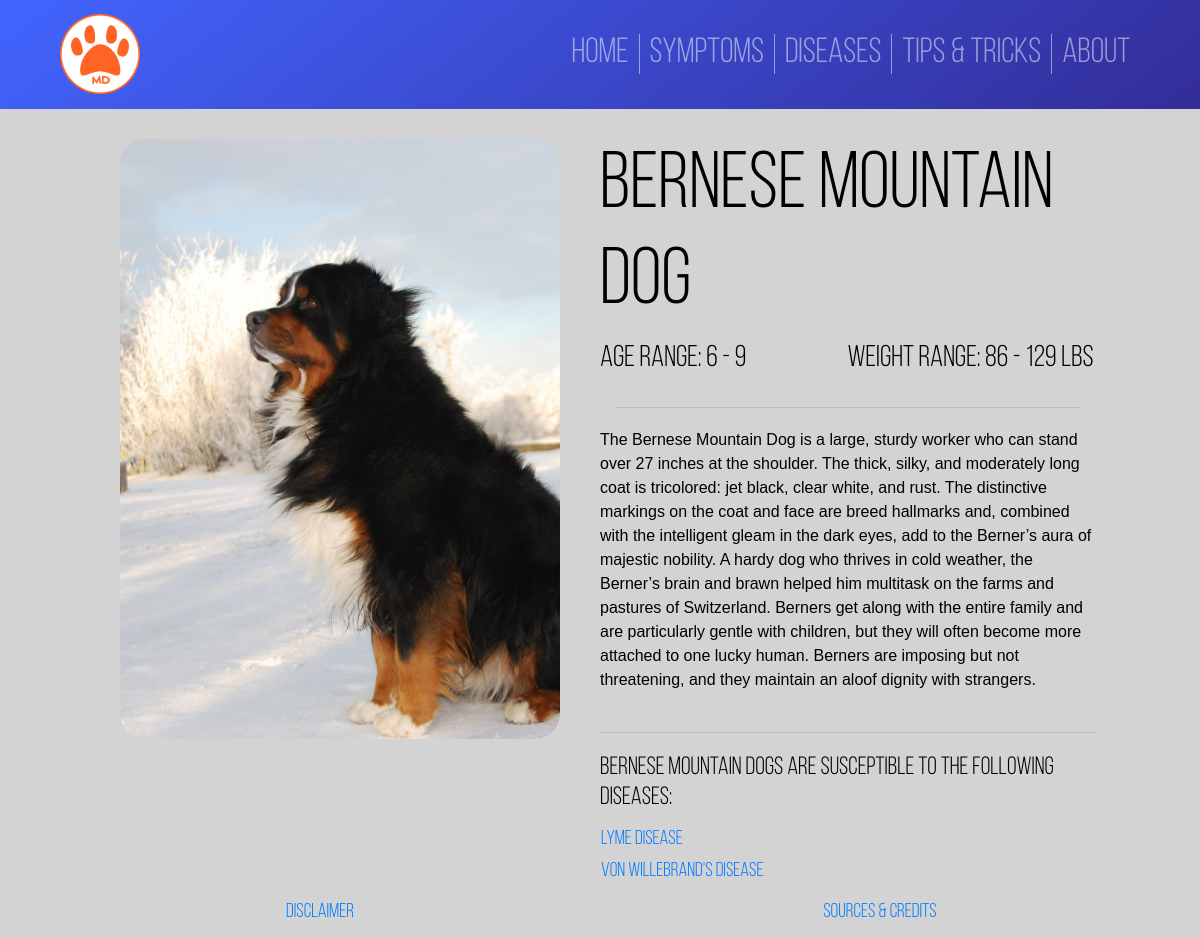
The page /Home/breed.php?breed_id=3 on the database its author committed.
### tables this page shows
CREATE TABLE `breeds` (
  `Bre_id` int(11) DEFAULT NULL,
  `Bre_name` varchar(50) DEFAULT NULL,
  `Bre_code` char(3) DEFAULT NULL,
  `image` text,
  `age` int(11) DEFAULT NULL,
  `weight` float DEFAULT NULL,
  `description` text
);

CREATE TABLE `diseases` (
  `Dis_id` int(11) NOT NULL,
  `Dis_name` varchar(128) NOT NULL,
  `Dis_common` varchar(64) DEFAULT NULL,
  `Description` varchar(3000) DEFAULT NULL,
  `Transmission` varchar(3000) DEFAULT NULL,
  `Prevention` varchar(3000) DEFAULT NULL,
  `Treatment` varchar(3000) DEFAULT NULL,
  `Picture` varchar(256) DEFAULT NULL,
  `Reference` varchar(256) DEFAULT NULL,
  PRIMARY KEY (`Dis_id`)
);

### Home/breed.php (the view, shortened to what this page needs)
<!DOCTYPE html>
<html lang="en">
<head>
    <?php
        include("../Master/header.php");
        include("../Master/connection.php");
    ?>
    <?php
        $breed_id = $_GET['breed_id'];
        $getBreedInfo = $conn->prepare("SELECT * FROM Breeds WHERE Bre_id=?");
        $getBreedInfo->bind_param("i", $breed_id);
        $getBreedInfo->execute();
        $result = $getBreedInfo->get_result();
        while($row = $result->fetch_assoc()){
            $name = $row["Bre_name"];
            $imgSrc = $row["image"];
            $age = $row["age"];
            $weight = $row["weight"];
            $description = $row["description"];
        }
        $getConnect_BD = $conn->prepare("SELECT Dis_name FROM connect_bd JOIN diseases on diseases.dis_id = connect_bd.dis_id and Bre_id = ?");
        $getConnect_BD->bind_param("i", $breed_id);
        $getConnect_BD->execute();
        $connect_bd = $getConnect_BD->get_result();
    ?>
</head>
<body>
    <div class="page-container">
        <br>
        <div class="row" id="top">
            <div class="col-lg-6" id="image_container">
                <img id="image" src="../<?php echo $imgSrc; ?>">
            </div>
            <div class="col-lg-6">
                <div class="row" id="divName"><h1 id="name"><?php echo $name; ?></h1></div>
                <div class="row" id="ageweight">
                    <div class="col-lg-6 p-0"><h3 id="age">Age range: <?php echo $age-2, ' - ', $age+1; ?></h3></div>
                    <div class="col-lg-6 p-0"><h3 id="weight">Weight range: <?php echo $weight-($weight*0.2), ' - ', $weight+($weight*0.2); ?> lbs</h3></div>
                </div>
                <hr>
                <div class="row">
                    <p id="description"><?php echo $description; ?></p>
                </div>
                <div class="row">
                    <div>
                        <?php
                            if($connect_bd->num_rows > 0){
                                echo '<hr><h5>'.$name.'s are susceptible to the following diseases:</h5>';
                            }
                        ?>
                    </div>
                </div>
                <div class="row">
                    <table>
                    <?php
                        while($row = $connect_bd->fetch_assoc()){
                            $dis_name = $row["Dis_name"];
                            echo '<tr><td><a class="disease_row" href="#'.$dis_name.'">'.$dis_name.'</a></td></tr>';
                        }
                    ?>
                    </table>
                </div>
            </div>
        </div>
    </div>
    <?php include("../Master/footer.php");?>
</body>
</html>

### Master/Master_CSS/main.css (style rules this page uses)
:root { font-size: 20px; font-family: 'Bebas Neue'; --text-primary: #000000; --text-secondary: #FF6425; --bg-primary: linear-gradient(to bottom right, #ffae00, rgb(255, 0, 179)); --primary: #FF6425; }
body { color: var(--text-primary); font-family: "Bebas Neue Book"; background-color: lightgray; }
.page-container { position: relative; height: 100%; }

### Home/breed.php (style rules this page uses)
.page-container { margin-left: 10vw; margin-right:10vw; }
#image_container { position:relative; height: 30rem; width:10rem; text-align:right; overflow:hidden; padding-right:2rem; }
#image { height:100%; width:100%; border-radius: 25px; object-fit:cover; }
#divName, #name { color:black; font-size:4rem; }
#age { color:black; font-size:1.5rem; }
#weight { color:black; font-size:1.5rem; }
#description { color:black; font-family: 'Lucida Sans', 'Lucida Sans Regular', 'Lucida Grande', 'Lucida Sans Unicode', Geneva, Verdana, sans-serif; font-size:.8rem; }
.disease_row { display:block; }

### rows shown on the page
breeds: image (picture), Bre_name "Bernese Mountain Dog", $age-2 "6", $age+1 "9", $weight-($weight*0.2) "86", $weight+($weight*0.2) "129", description "The Bernese Mountain Dog is a large, sturdy worker who can stand over 27 inches at the shoulder. The thick, silky, and moderately long coat is tricolored: jet black, clear white, and rust. The distinctive markings on the coat and face are breed hallmarks and, combined with the intelligent gleam in the dark eyes, add to the Berner’s aura of majestic nobility. A hardy dog who thrives in cold weather, the Berner’s brain and brawn helped him multitask on the farms and pastures of Switzerland. Berners get along with the entire family and are particularly gentle with children, but they will often become more attached to one lucky human. Berners are imposing but not threatening, and they maintain…"
diseases: Dis_name "Lyme Disease"
diseases: Dis_name "Von Willebrand's Disease"
